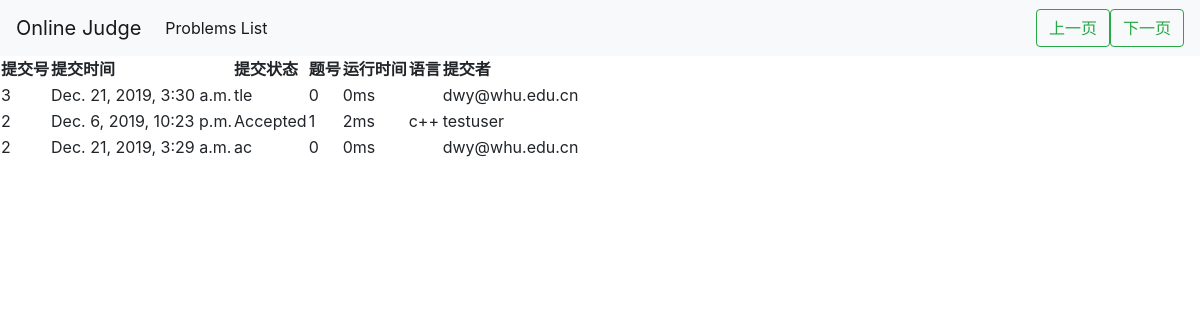
/oj/status/2/, run on the app's committed database.
### oj/models.py (models this page shows)
class Submission(models.Model):
    submit_count = 0
    subm_id = models.IntegerField(default=0)
    prob_id = models.IntegerField(default=0)
    sub_time = models.DateTimeField('add_time',auto_now_add = True)
    exe_time = models.IntegerField()
    value = models.TextField()
    user = models.CharField(max_length=20)
    language =  models.CharField(max_length=10)
    status = models.CharField(max_length=20)

### oj/views.py (the view)
# urls.py: path('status/<int:page>/',views.status,name='status'),
def status(request,page):
    PAGENUM = 3
    start = (page-1) * PAGENUM
    stop = page * PAGENUM
    sub_count = Submission.objects.count()
    last_page = (sub_count-1) // PAGENUM + 1
    if stop > sub_count:
        stop = sub_count
    myslice = slice(start,stop,1)
    submissions = Submission.objects.order_by('-subm_id')
    submissions = submissions[myslice]
    return render(request,'status.html',{'submissions': submissions,'page' : page,'last_page' : last_page, 'pre_page' : page-1 , 'next_page' : page+1})

### oj/templates/status.html (shortened to what this page needs)
<!DOCTYPE html>
<html>
    <head>
        <link rel="stylesheet" href="https://stackpath.bootstrapcdn.com/bootstrap/4.3.1/css/bootstrap.min.css">
    </head>
    <body>
        <nav class="navbar navbar-expand-lg navbar-light bg-light">
            <a class="navbar-brand" href="/oj/">Online Judge</a>
            <div class="collapse navbar-collapse" id="navbarSupportedContent">
              <ul class="navbar-nav mr-auto">
                <li class="nav-item active">
                  <a class="nav-link" href="/oj/problems/p1/">Problems List <span class="sr-only">(current)</span></a>
                </li>
              </ul>
              <form class="form-inline my-2 my-lg-0">
                {% if page != 1 %}
                <a href="{% url 'status' page=pre_page %}" class="btn btn-outline-success my-2 my-sm-0"> 上一页 <span class="sr-only">(current)</span></a>
                {% endif %}
                {% if page != last_page %}
                <a href="{% url 'status' page=next_page %}" class="btn btn-outline-success my-2 my-sm-0"> 下一页 <span class="sr-only">(current)</span></a>
                {% endif %}
              </form>
            </div>
          </nav>
        <table>
            <tr>
                <th>
                    提交号
                </th>
                <th>
                    提交时间
                </th>
                <th>
                    提交状态
                </th>
                <th>
                    题号
                </th>
                <th>
                    运行时间
                </th>
                <th>
                    语言
                </th>
                <th>
                    提交者
                </th>
            </tr>
            {% for submission in submissions %}
                <tr>
                    <td>
                        {{submission.subm_id}}
                    </td>
                    <td>
                        {{submission.sub_time}}
                    </td>
                    <td>
                        {{submission.status}}
                    </td>
                    <td>
                        {{submission.prob_id}}
                    </td>
                    <td>
                        {{submission.exe_time}}ms
                    </td>
                    <td>
                        {{submission.language}}
                    </td>
                    <td>
                        {{submission.user}}
                    </td>
                </tr>
            {% endfor %}
        </table>
    </body>
</html>

### oj/templates/status.html (style rules this page uses)
body { margin: 0; }

### data on the page
Submission: subm_id "3", sub_time "Dec. 21, 2019, 3:30 a.m.", status "tle", prob_id "0", exe_time "0", user "dwy@whu.edu.cn"
Submission: subm_id "2", sub_time "Dec. 6, 2019, 10:23 p.m.", status "Accepted", prob_id "1", exe_time "2", language "c++", user "testuser"
Submission: subm_id "2", sub_time "Dec. 21, 2019, 3:29 a.m.", status "ac", prob_id "0", exe_time "0", user "dwy@whu.edu.cn"
